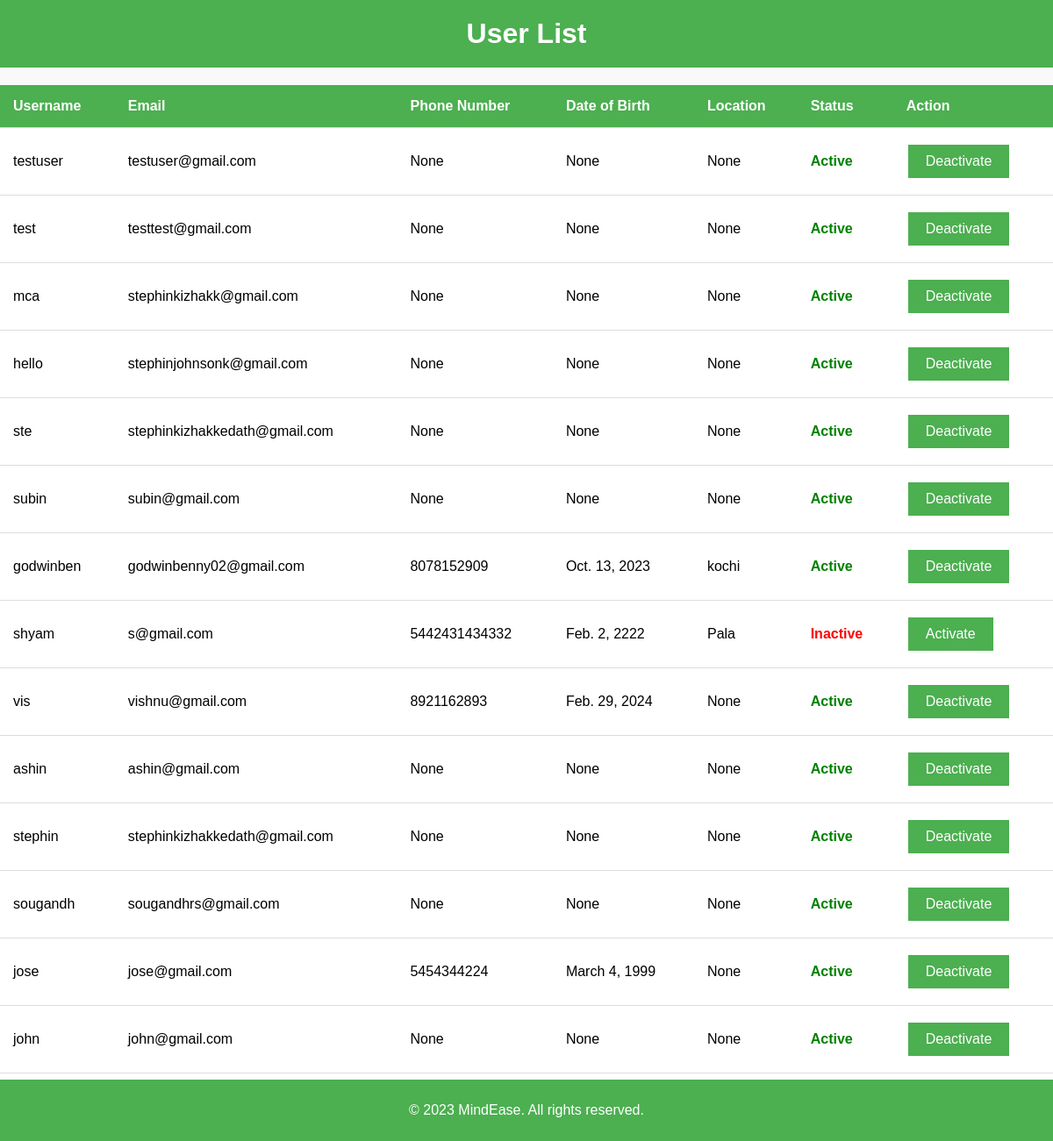
Before: /user-list/ with the older database file.
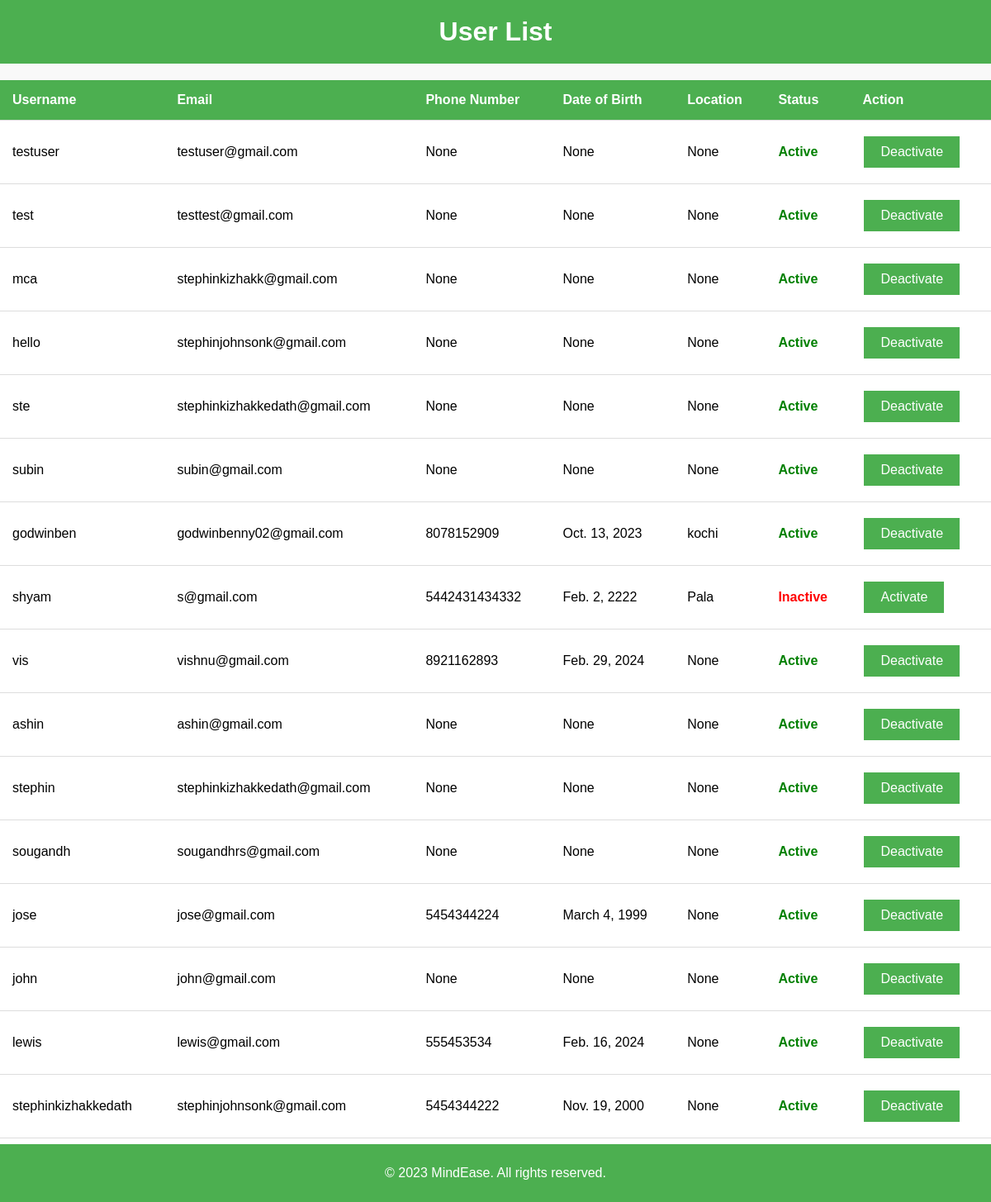
After: the same page with the newer database file.
### app1/models.py (models this page shows)
class User(AbstractUser):
    class Role(models.TextChoices):
        ADMIN = "ADMIN", "Admin"
        THERAPIST = "THERAPIST", "Therapist"
        USER = "USER", "User"
    role = models.CharField(max_length=50, choices=Role.choices)
    phone_number = models.CharField(max_length=15, blank=True, null=True)
    dob = models.DateField(blank=True, null=True)
    location = models.CharField(max_length=255, blank=True, null=True)
    qualification = models.CharField(max_length=255, blank=True, null=True)
    description = models.TextField(blank=True, null=True)
    specialization = models.CharField(max_length=255, blank=True, null=True)
    is_approved = models.BooleanField(default=False)
    is_therapist = models.BooleanField(default=False)
    profile_picture = models.ImageField(upload_to='profile_pics/', blank=True, null=True)

### app1/views.py (the view)
# urls.py: path('user-list/', views.user_list, name='user_list'),
def user_list(request):
    users = User.objects.filter(role=User.Role.USER)
    return render(request, 'user_list.html', {'users': users})

### templates/user_list.html (shortened to what this page needs)
<!DOCTYPE html>
<html>
<head>
</head>
<body>
    <h1>User List</h1>
    <table>
        <thead>
            <tr>
                <th>Username</th>
                <th>Email</th>
                <th>Phone Number</th>
                <th>Date of Birth</th>
                <th>Location</th>
                <th>Status</th>
                <th>Action</th>
            </tr>
        </thead>
        <tbody>
            {% for user in users %}
            <tr>
                <td>{{ user.username }}</td>
                <td>{{ user.email }}</td>
                <td>{{ user.phone_number }}</td>
                <td>{{ user.dob }}</td>
                <td>{{ user.location }}</td>
                <td class="{% if user.is_active %}status-active{% else %}status-inactive{% endif %}">
                    {% if user.is_active %}
                        Active
                    {% else %}
                        Inactive
                    {% endif %}
                </td>
                <td>
                    {% if user.is_active %}
                        <form method="post" action="{% url 'deactivate_user' user.id %}">
                            <button class="action-button" type="submit">Deactivate</button>
                        </form>
                    {% else %}
                        <form method="post" action="{% url 'activate_user' user.id %}">
                            <button class="action-button" type="submit">Activate</button>
                        </form>
                    {% endif %}
                </td>
            </tr>
            {% empty %}
            <tr>
                <td colspan="7" class="no-users">No users found with the role 'USER'.</td>
            </tr>
            {% endfor %}
        </tbody>
    </table>
    <div class="footer">
        <p>&copy; 2023 MindEase. All rights reserved.</p>
      </div>
    </body>
    </html>
</body>
</html>

Changed rows visible on the page:
now on this page (row unchanged): User: username "lewis", email "lewis@gmail.com", phone_number "555453534", dob "Feb. 16, 2024", location "None", is_active "Active"
added User: username "stephinkizhakkedath", email "stephinjohnsonk@gmail.com", phone_number "5454344222", dob "Nov. 19, 2000", location "None", is_active "Active"
